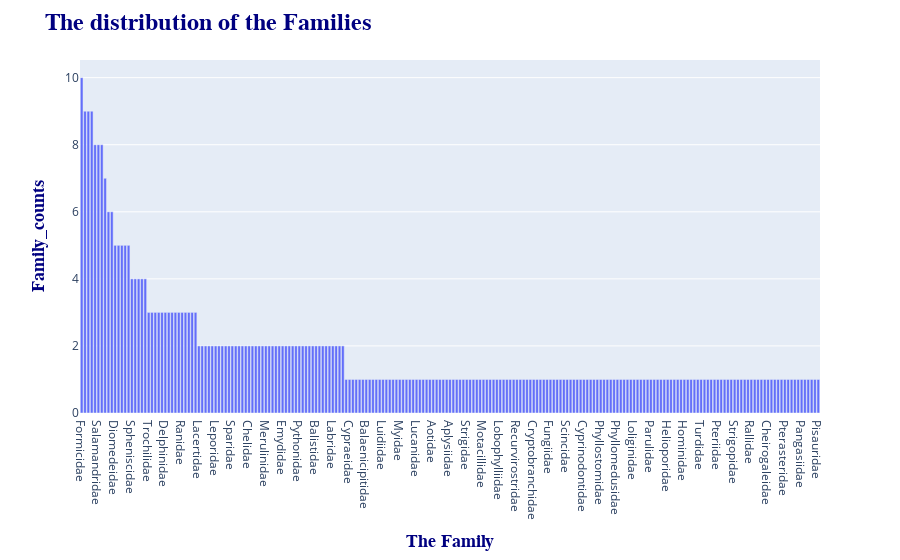

Notebook code cell kept with this figure:
### Code cell
family_counts = dataset['family'].value_counts().reset_index()
family_counts.columns = ['family', 'frequency']


fig = px.bar(family_counts, x='family', y='frequency', 
             
             labels={'class': 'The Families', 'frequency': 'Frequency'},
             hover_data=['frequency'],
            height=800)

fig.update_layout(
    title={
        'text': 'The distribution of the Families',
        'font': {'size': 24, 'color': 'navy', 'family': 'Arial, sans-serif', 'weight': 'bold'}
    },
    xaxis_title={
        'text': 'The Family',
        'font': {'size': 18, 'color': 'navy', 'family': 'Arial, sans-serif', 'weight': 'bold'}
    },
    yaxis_title={
        'text': 'Family_counts',
        'font': {'size': 18, 'color': 'navy', 'family': 'Arial, sans-serif', 'weight': 'bold'}
    },
    hoverlabel=dict(
        bgcolor="white",
        font_size=16,
        font_family="Rockwell"
    ),
    bargap=0.2
)


fig.show()

### Figure 1 — Plotly figure (JSON) as saved in the notebook; plotly's stock layout.template omitted (floating-point values rounded to 4 significant figures; data arrays with more than 128 entries replaced by an {"elided": "..."} marker saying what was removed)
{"data": [{"alignmentgroup": "True", "hovertemplate": "family=%{x}<br>Frequency=%{y}<extra></extra>", "legendgroup": "", "marker": {"color": "#636efa", "pattern": {"shape": ""}}, "name": "", "offsetgroup": "", "orientation": "v", "showlegend": false, "textposition": "auto", "type": "bar", "x": {"elided": "221 str values"}, "xaxis": "x", "y": {"elided": "221 int values"}, "yaxis": "y"}], "layout": {"autosize": true, "bargap": 0.2, "barmode": "relative", "hoverlabel": {"bgcolor": "white", "font": {"family": "Rockwell", "size": 16}}, "legend": {"tracegroupgap": 0}, "margin": {"t": 60}, "title": {"font": {"color": "navy", "family": "Arial, sans-serif", "size": 24, "weight": "bold"}, "text": "The distribution of the Families"}, "xaxis": {"anchor": "y", "autorange": true, "domain": [0, 1], "range": [-0.5, 220.5], "title": {"font": {"color": "navy", "family": "Arial, sans-serif", "size": 18, "weight": "bold"}, "text": "The Family"}, "type": "category"}, "yaxis": {"anchor": "x", "autorange": true, "domain": [0, 1], "range": [0, 10.53], "title": {"font": {"color": "navy", "family": "Arial, sans-serif", "size": 18, "weight": "bold"}, "text": "Family_counts"}, "type": "linear"}}}
